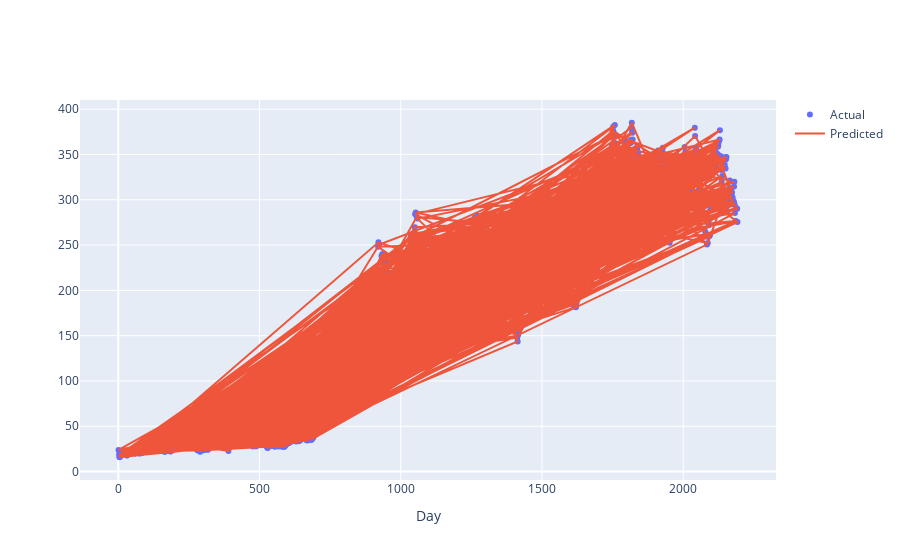

The code cell stored with this chart in its notebook:
### Code cell
from sklearn.tree import DecisionTreeRegressor
from sklearn.model_selection import train_test_split
from sklearn.metrics import mean_squared_error
from sklearn.preprocessing import StandardScaler
import plotly.graph_objs as go
from plotly.offline import init_notebook_mode, iplot
init_notebook_mode(connected=True)
import numpy as np
import pandas as pd

tesla = pd.read_csv('tesla.csv')
tesla.head()

X = np.array(tesla.index).reshape(-1, 1)
Y = tesla['Close']

X_train, X_test, Y_train, Y_test = train_test_split(X, Y, test_size=0.3, random_state=101)

scaler = StandardScaler().fit(X_train)
X_train_scaled = scaler.transform(X_train)


tree_model = DecisionTreeRegressor()


tree_model.fit(X_train_scaled, Y_train)


X_test_scaled = scaler.transform(X_test)


predictions = tree_model.predict(X_test_scaled)


trace0 = go.Scatter(
    x=X_train.T[0],
    y=Y_train,
    mode='markers',
    name='Actual'
)
trace1 = go.Scatter(
    x=X_train.T[0],
    y=tree_model.predict(X_train_scaled).T,
    mode='lines',
    name='Predicted'
)
tesla_data = [trace0, trace1]
layout = go.Layout(
    xaxis={'title': 'Day'}
)
plot2 = go.Figure(data=tesla_data, layout=layout)

iplot(plot2)

### Figure 1 — Plotly figure (JSON) as saved in the notebook; plotly's stock layout.template omitted (floating-point values rounded to 4 significant figures; data arrays with more than 128 entries replaced by an {"elided": "..."} marker saying what was removed)
{"data": [{"mode": "markers", "name": "Actual", "type": "scatter", "x": {"elided": "1535 int values"}, "y": {"elided": "1535 float values"}}, {"mode": "lines", "name": "Predicted", "type": "scatter", "x": {"elided": "1535 int values"}, "y": {"elided": "1535 float values"}}], "layout": {"xaxis": {"title": {"text": "Day"}}}}
